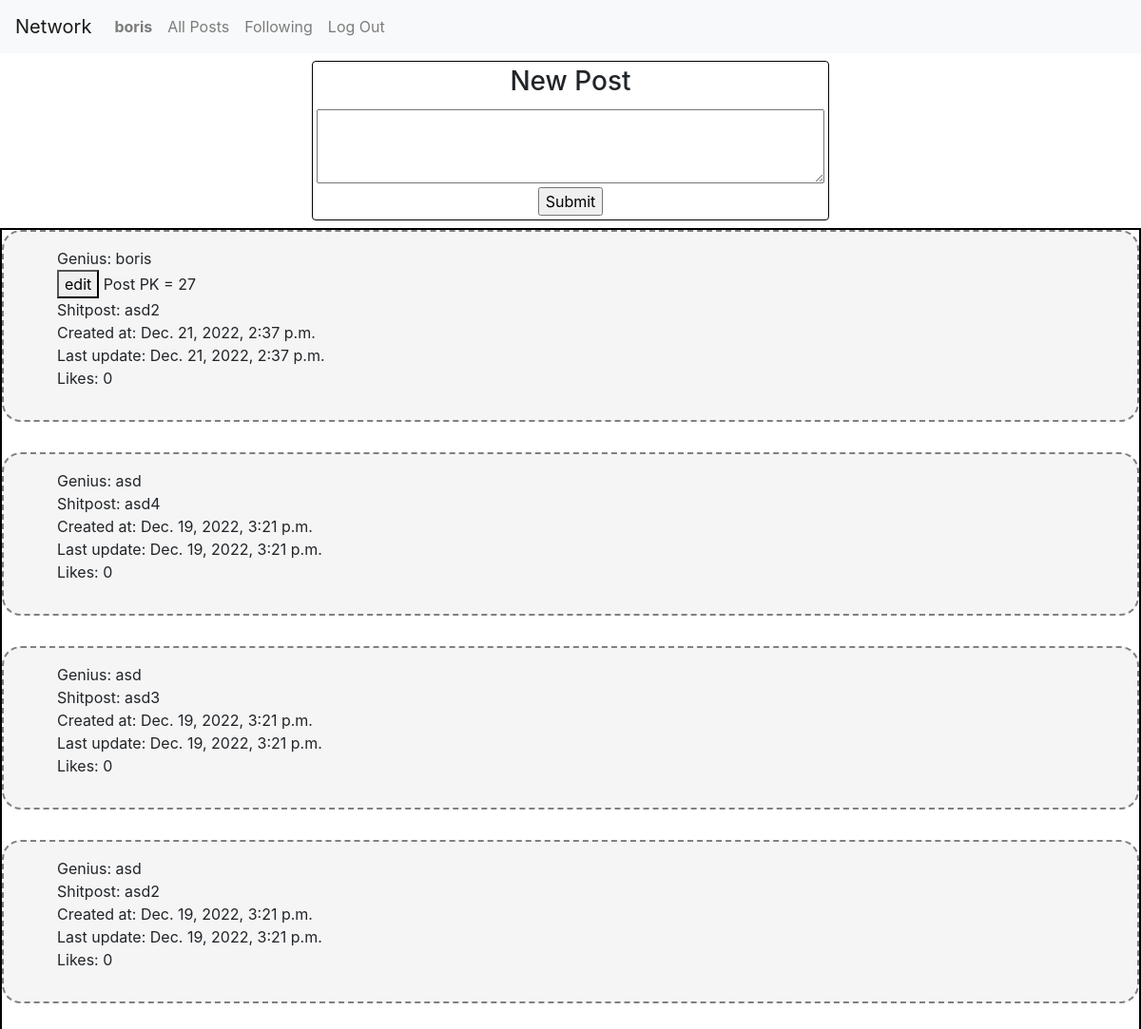
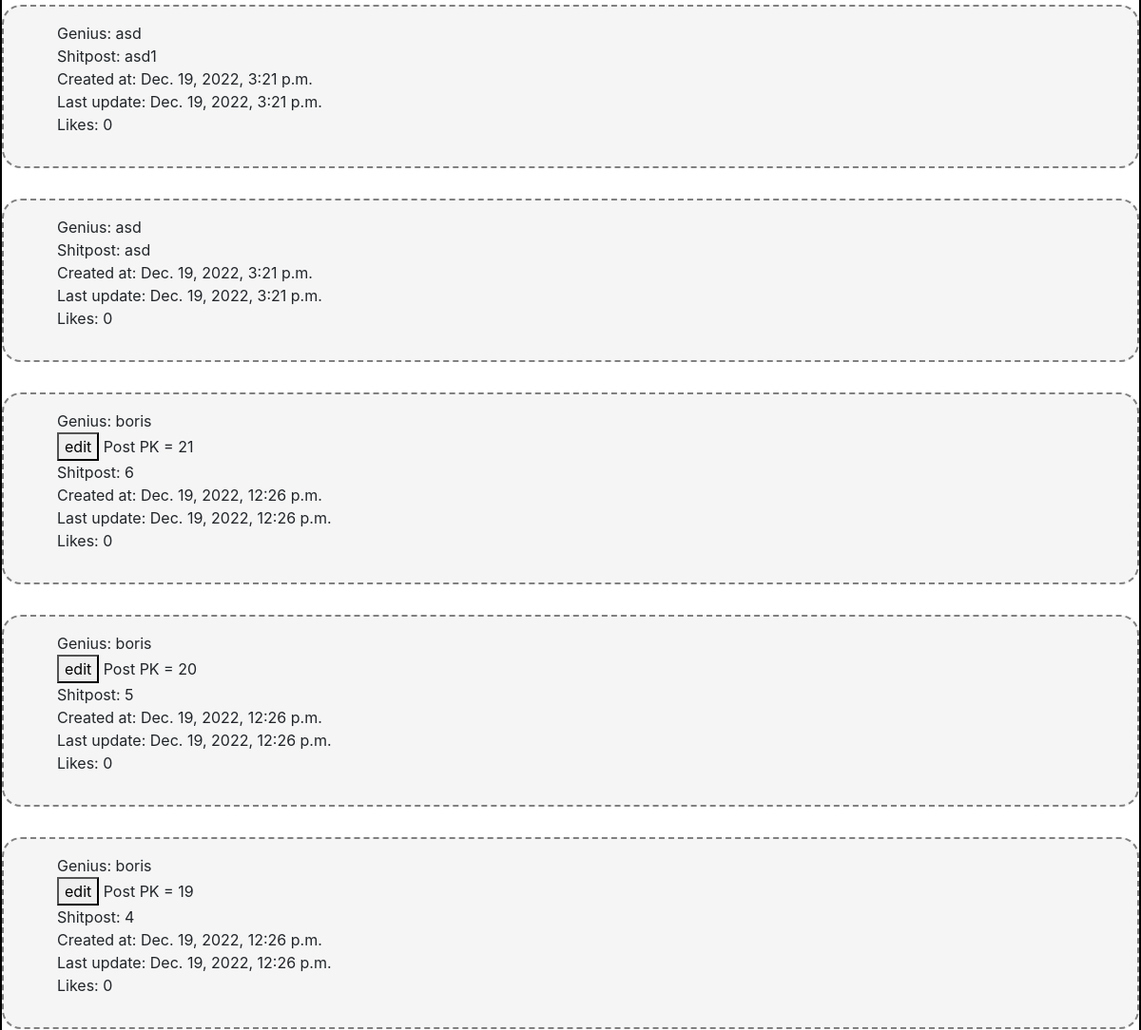
Before: / (signed in, upper part) with the older database file (2 pictures, top to bottom).
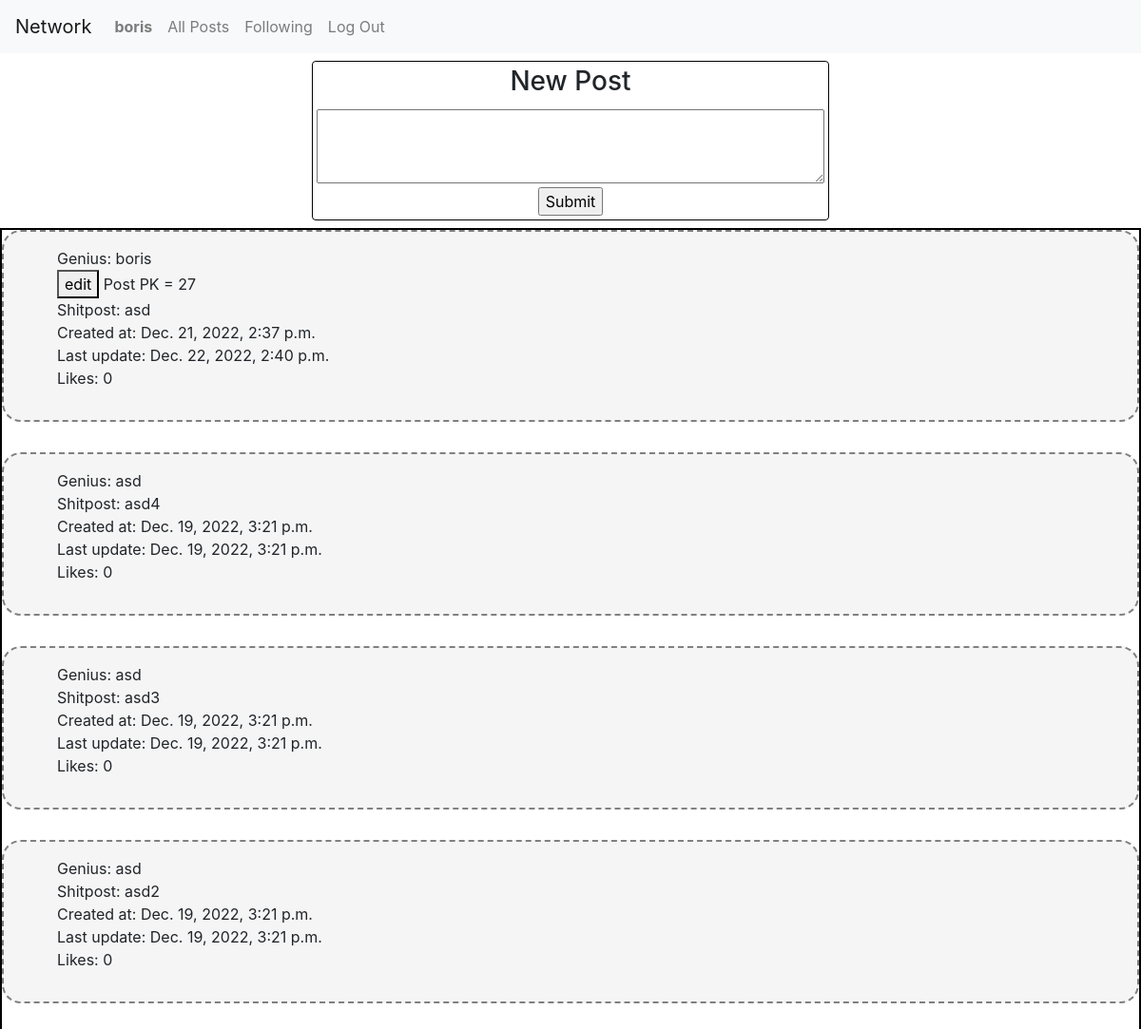
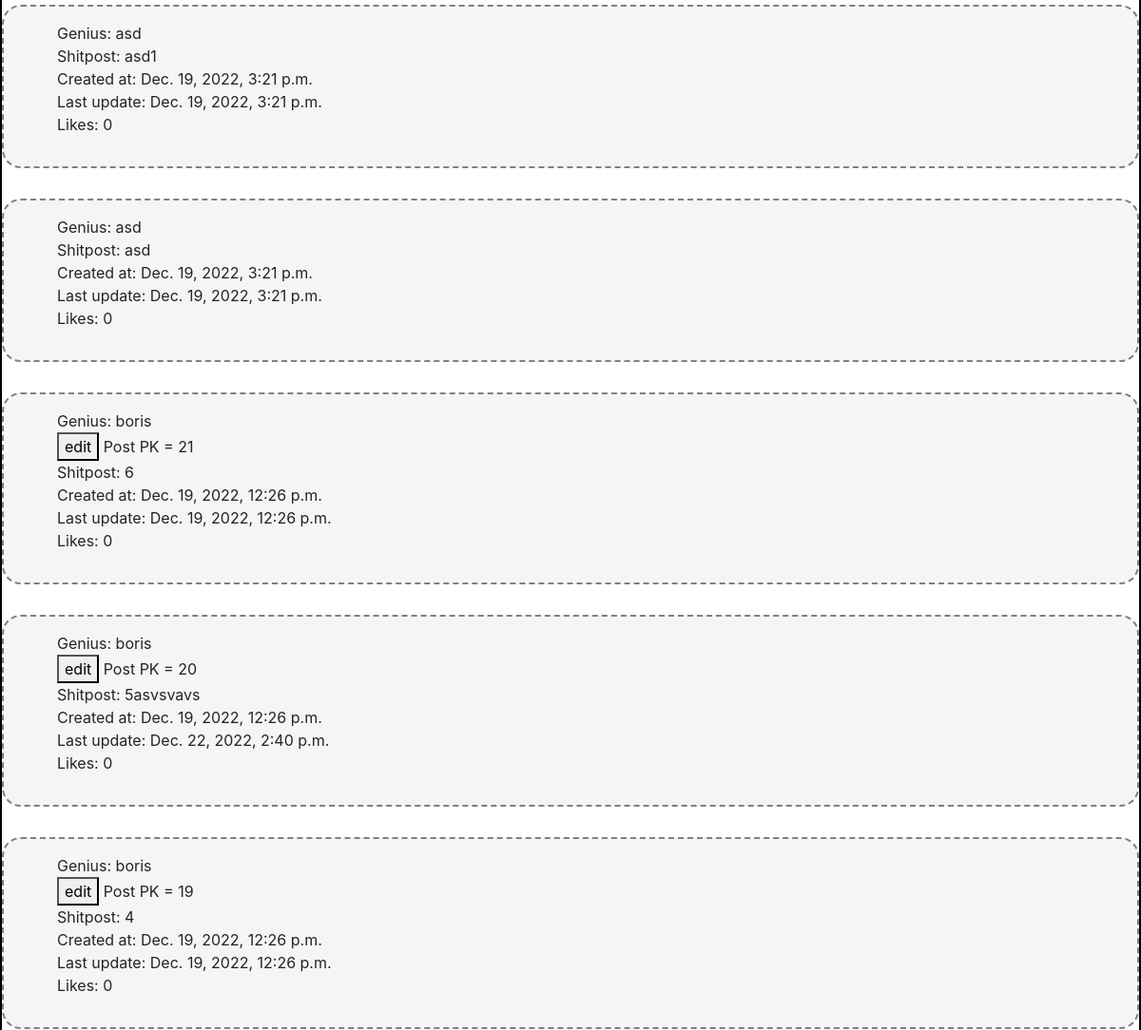
After: the same page with the newer database file (2 pictures, top to bottom).
### network/models.py (models this page shows)
class Post(models.Model):
    author = models.ForeignKey(User, on_delete=models.CASCADE)
    text = models.CharField(max_length=140, blank=False)
    created_at = models.DateTimeField(auto_now_add=True)
    updated_at = models.DateTimeField(auto_now=True)
    liked_by = models.ManyToManyField(User, blank=True, related_name='liked_posts')

class User(AbstractUser):
    followed_by = models.ManyToManyField('self', symmetrical=False, related_name='is_following', blank=True)
    pass

### network/views.py (the view)
# urls.py: path("", views.PostsPages.as_view(), name='index'),
@method_decorator(login_required, name='dispatch')
class PostsPages(ListView):
    model = Post
    paginate_by = 10
    template_name = 'network/index.html'
    def get_context_data(self, **kwargs):
            context = super().get_context_data(**kwargs)
            context['form'] = PostForm()
            context['posts'] = Post.objects.all().order_by('-created_at')
            return context
    def get_ordering(self):
        return ['-created_at']

### network/forms.py
class PostForm(ModelForm):
    class Meta:
        model = Post
        fields = [
            'text',
        ]
        labels = {
            'text': '',
        }
        error_messages = {
            'name': {
                'max_length': ("140 symbols MAX"),
            },
        }
        widgets = {
            'text': Textarea(attrs={'rows':3, 'cols':50}),
        }

### network/templates/network/index.html (shortened to what this page needs)
{% extends "network/layout.html" %} {% load static %} {% block body %}
<div id="container">
  <div id="form-div">
    <form method="POST" id="new-post-form" action='{% url "post" %}'>
      <h3>New Post</h3>
      {% csrf_token %} {{ form }}
      <input type="submit" />
    </form>
  </div>
  <div class="posts-div">
    <div class="posts">
      {% for post in page_obj %}
      <div class="post" id='post{{post.pk}}'>
        <ul>
          <li>Genius: {{post.author}}</li>
          {% if user == post.author %}
          <button class='edit-button' data-postpk={{post.pk}}> edit </button>
          Post PK = {{post.pk}}
          {% endif %}
          <li class='post-text'>Shitpost: {{post.text}}</li>
          <li>Created at: {{post.created_at}}</li>
          <li>Last update: {{post.updated_at}}</li>
          <li>Likes: {{post.liked_by | length}}</li>
        </ul>
      </div>
      {% endfor %}
    </div>
  </div>
</div>
{% endblock %}

Changed rows visible on the page:
changed Post "Dec. 21, 2022, 2:37 p.m.": text "asd2" → "asd"; updated_at "Dec. 21, 2022, 2:37 p.m." → "Dec. 22, 2022, 2:40 p.m."
changed Post id 20: text "5" → "5asvsvavs"; updated_at "Dec. 19, 2022, 12:26 p.m." → "Dec. 22, 2022, 2:40 p.m."
